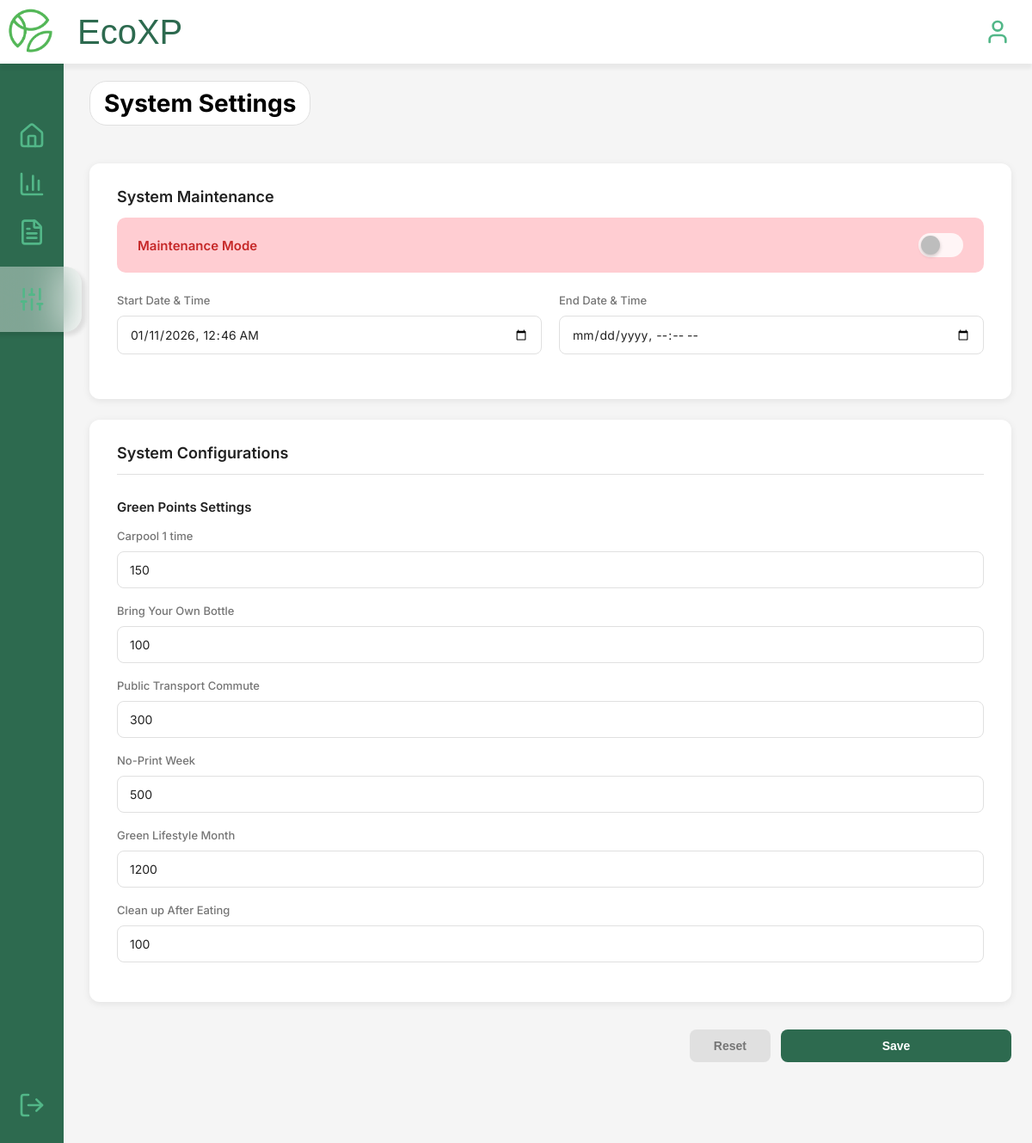
The page /admin/php/Admin_system_config.php (signed in) on the database its author committed.
### tables this page shows
CREATE TABLE IF NOT EXISTS `challenges` (
  `challenges_id` int NOT NULL AUTO_INCREMENT,
  `challenge_name` varchar(50) NOT NULL,
  `description` text NOT NULL,
  `points_reward` int NOT NULL,
  `venue` varchar(255) NOT NULL,
  `challenge_type` varchar(50) NOT NULL,
  PRIMARY KEY (`challenges_id`),
  UNIQUE KEY `challenges_id` (`challenges_id`)
);

### admin/php/Admin_system_config.php (the view, shortened to what this page needs)
<?php
    require_once __DIR__ . "/../../config/database.php";
    $challenges_settings_sql = "SELECT challenge_name,points_reward FROM Challenges";
    $green_points_check = mysqli_query($database, $challenges_settings_sql);
?>
<!DOCTYPE html>
<html lang="en">
<head>
    <link rel="stylesheet" href="../../global.css">
    <link rel="stylesheet" href="../css/admin.css">
    <link rel="stylesheet" href="../css/admin-system-config.css">
</head>
<body>
    <div class="top-bar">
        <img src="../../images/ecoxp-logo.png" alt="EcoXP Logo" class="eco-logo">
        <button class="icon-btn no-hover" onclick="window.location.href='Admin_home.php'">
            <h2>EcoXP</h2>
        </button>
        <div class="default-icon-container">
            <button class="icon-btn" onclick="window.location.href='Admin_profile.php'"><i data-lucide="user"></i></button>
        </div>
    </div>
    <div class="side-bar">
        <div class="admin-icon-container">
            <button class="icon-btn" onclick="window.location.href='Admin_home.php'"><i data-lucide="home"></i></button>
            <button class="icon-btn" onclick="window.location.href='Admin_system_analytics.php'"><i data-lucide="bar-chart-3"></i></button>
            <button class="icon-btn" onclick="window.location.href='Admin_sustainability_report.php'"><i data-lucide="file-text"></i></button>
            <div id="system-config-icon-box">
                <button class="icon-btn" onclick="window.location.href='Admin_system_config.php'"><i data-lucide="sliders"></i></button>
            </div>
            <button class="icon-btn" id="logout" onclick="window.location.href='../../logout.php'"><i data-lucide="log-out"></i></button>
        </div>
    </div>
    <div class="main-content">
        <div class="page-header">
            <div class="title-box">
                <h1>System Settings</h1>
            </div>
        </div>
        <section class="system-maintenance">
            <h2>System Maintenance</h2>
            <div class="toggle-container">
                <span class="toggle-label">Maintenance Mode</span>
                <label class="toggle-switch">
                    <span class="slider"></span>
                </label>
            </div>
            <form action="system-settings-change.php" method="POST">
                <div class="datetime-group">
                    <div class="datetime-field">
                        <label for="start-date">Start Date & Time</label>
                        <input type="datetime-local" id="start-date" name="start-date"
                            value="<?php echo date('Y-m-d\TH:i'); ?>">
                    </div>
                    <div class="datetime-field">
                        <label for="end-date">End Date & Time</label>
                        <input type="datetime-local" id="end-date" name="end-date" value="">
                    </div>
                </div>
        </section>
        <section class="system-configurations">
            <h2>System Configurations</h2>
            <div class="config-section">
                <h3>Green Points Settings</h3>
                <div class="points-grid">
                    <?php while ($row = mysqli_fetch_assoc($green_points_check)): ?>
                        <div class="input-field">
                            <label><?= $row['challenge_name'] ?></label>
                            <input type="number" name="points[<?= $row['challenge_name'] ?>]"
                                value="<?= $row['points_reward'] ?>" min="0">
                        </div>
                    <?php endwhile; ?>
                </div>
            </div>
        </section>
        <div class="footer-buttons">
            <button class="btn-reset" type="reset">Reset</button>
            <button class="btn-save" type="submit">Save</button>
        </div>
    </div>
</body>
</html>

### global.css (style rules this page uses)
:root { --primary-green: #2D6A4F; --secondary-green: #52B788; --ice-mint: #f0f7f4; --shadow: rgba(45, 106, 79, 0.1); --card-white: #FFFFFF; --primary-text: #444444; --secondary-text: #666666; --line-black: #999999; }
* { margin: 0; padding: 0; box-sizing: border-box; }
body { font-family: 'Inter', sans-serif; height: 100vh; display: flex; background-color: #f5f5f5; }

### admin/css/admin.css (style rules this page uses)
:root { --primary-green: #2D6A4F; --secondary-green: #52B788; --ice-mint: #f0f7f4; --shadow: rgba(45, 106, 79, 0.1); --card-white: #FFFFFF; --primary-text: #444444; --secondary-text: #666666; --line-black: #999999; }
.top-bar { position: fixed; width: 100%; height: 74px; background-color: #ffffff; display: flex; flex-direction: row; align-items: center; z-index: 1000; box-shadow: 0 6px 4px rgba(0,0,0,0.05); }
.default-icon-container { margin-left: auto; margin-right: 24px; display: flex; flex-direction: row; align-items: center; gap: 24px; }
.icon-btn { background: none; border: none; padding: 0; cursor: pointer; display: flex; align-items: center; justify-content: center; transition: transform 0.2s ease, box-shadow 0.2s ease; }
.icon-btn svg { width: 32px; height: auto; color: var(--secondary-green); }
.eco-logo { width: 70px; height: auto; margin-right: 20px; }
.top-bar h2 { font-size: 40px; color: var(--primary-green); font-weight: 500; }
.side-bar { position: fixed; height: 100%; width: 74px; background-color: var(--primary-green); display: flex; flex-direction: column; align-items: center; gap: 128px; z-index: 800; }
.admin-icon-container { margin-top: 142px; margin-left: 16px; margin-right: 16px; display: flex; flex-direction: column; align-items: center; gap: 24px; height: 100%; }
#logout { width: 40px; height: auto; margin-top: auto; margin-bottom: 32px; }
.main-content { margin-left: 80px; margin-top: 70px; padding: 24px; min-height: calc(100vh); width: 100% }
.page-header { margin-bottom: 24px; }
.title-box { display: inline-block; padding: 8px 16px; background-color: white; border: 1px solid #e0e0e0; border-radius: 20px; font-size: 14px; font-weight: 500; margin-bottom: 20px; }

### rows shown on the page
challenges: challenge_name "Carpool 1 time", points_reward "150"
challenges: challenge_name "Bring Your Own Bottle", points_reward "100"
challenges: challenge_name "Public Transport Commute", points_reward "300"
challenges: challenge_name "No-Print Week", points_reward "500"
challenges: challenge_name "Green Lifestyle Month", points_reward "1200"
challenges: challenge_name "Clean up After Eating", points_reward "100"
